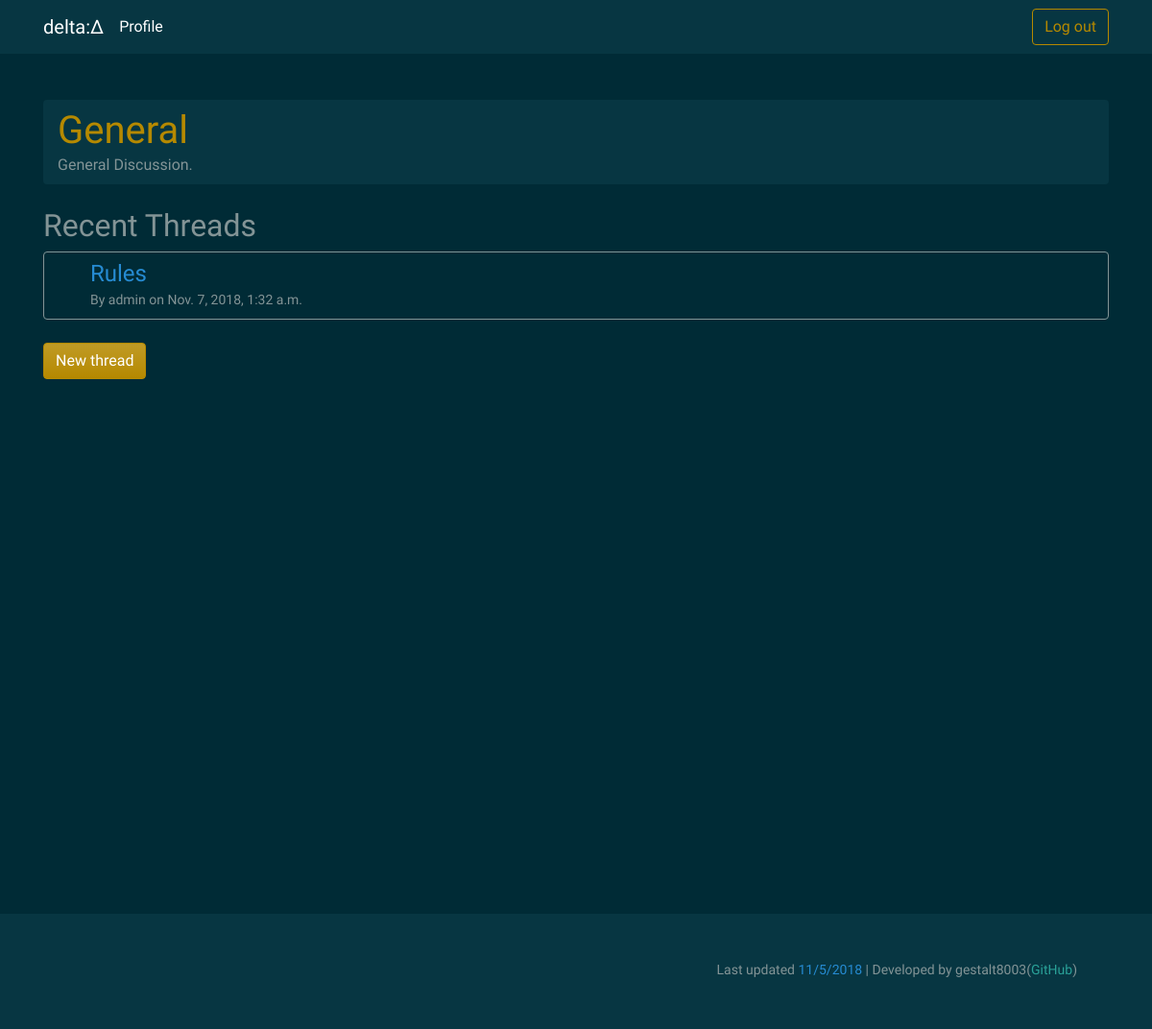
Before: /forum/?sub=1 (signed in) with the older database file.
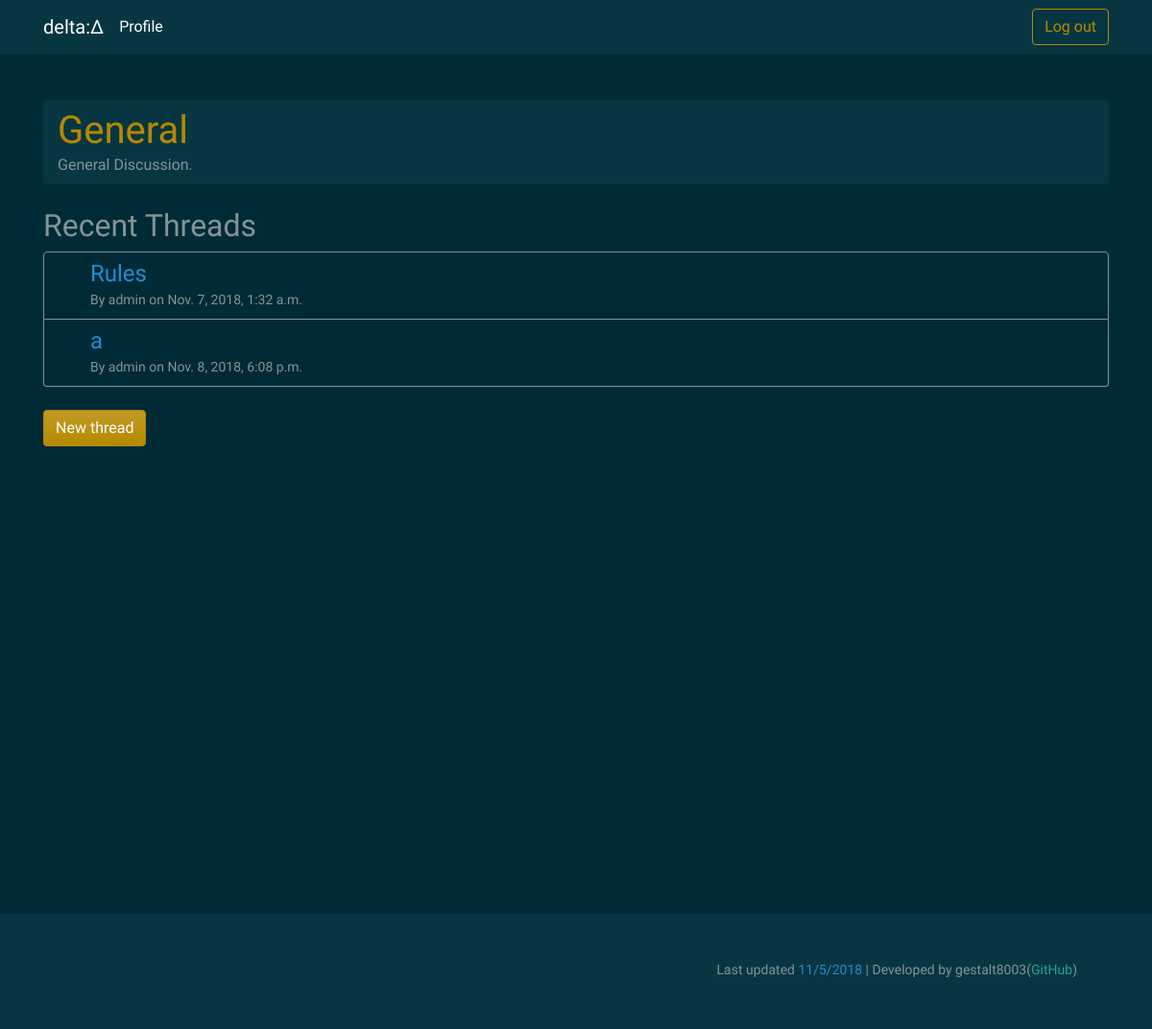
After: the same page with the newer database file.
### forum/models.py (models this page shows)
class Thread(models.Model):
    subforum = models.ForeignKey(Subforum, on_delete=models.CASCADE)
    title = models.CharField(max_length=50)
    author = models.ForeignKey(User, on_delete=models.CASCADE)
    content = models.TextField()
    date = models.DateTimeField(default=timezone.now)

### forum/views.py (the view, shortened to what this page needs)
# urls.py: 2. Add a URL to urlpatterns:  path('', views.home, name='home')
def home(request):
    context = {}
    load_errors_context(request, context)
    if check_login(request) is False:
        context['login'] = LoginForm()
        return render(request, 'forum/splash.html', context)
    else:
        context['user'] = {
            'id': request.session.get('user_id')
        }
        sub = request.GET.get('sub')
        if sub:
            try:
                subforum = Subforum.objects.get(id=sub)
                context['subforum'] = subforum.__dict__
                threads = subforum.thread_set.all()
                context['threads'] = threads
                context['threadform'] = ThreadForm()
                return render(request, 'forum/home.html', context)
            except ObjectDoesNotExist:
                return redirect('forum-home')

### forum/views.py (called while the page is built, shortened)
def check_login(request):
    if request.session.get('user_id') is not None:
        return True
    return False

def load_errors_context(request, context):
    context['errors'] = {}
    try:
        request.session['errors'] = {}
    except KeyError:
        return

### forum/templates/forum/home.html (shortened to what this page needs)
{% extends 'base.html' %}
{% block content %}
<div class="container mt-5">
    {% if subforum %}
    <div class="container bg-dark py-2 rounded ">
        <h1 class="text-primary mb-0">{{ subforum.name }}</h1>
        <p class="mb-0">{{ subforum.description }}</p>
    </div>
    <h2 class="mt-4">Recent Threads</h2>
    <ul class="list-group border-secondary">
        {% for thread in threads %}
        <a class="list-group-item list-group-item-action border-secondary p-2  pl-5" href="{% url 'forum-thread' %}?id={{ thread.id }}">
            <h4 class="text-info mb-0">{{ thread.title }}</h4>
            <small>By {{ thread.author }} on {{ thread.date }}</small>
        </a>
        {% endfor %}
    </ul>
    <button type="button" class="btn btn-primary mt-4" data-toggle="modal" data-target="#newThreadModal">
        New thread
    </button>
    {% endif %}
</div>
{% endblock %}

Changed rows visible on the page:
added Thread: title "a", author "admin", date "Nov. 8, 2018, 6:08 p.m."
